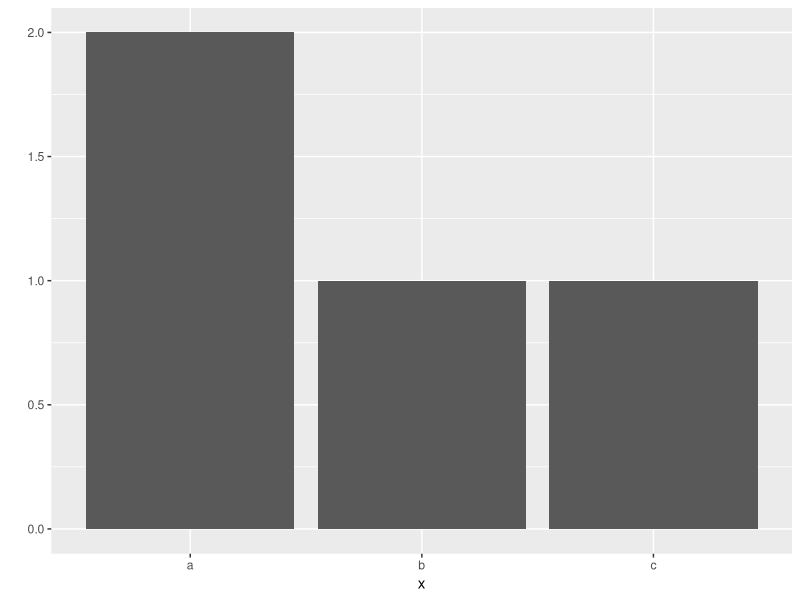

This chart was generated by the following R code:
# 1.
  # install package 'ggplot2'
install.packages("ggplot2")

# 2.
  # load package 'ggplot2'
library(ggplot2)

# 3.
  # create variable with several characters
x <- c("a", "a", "b", "c")
x

  # print frequency bar
qplot(x)